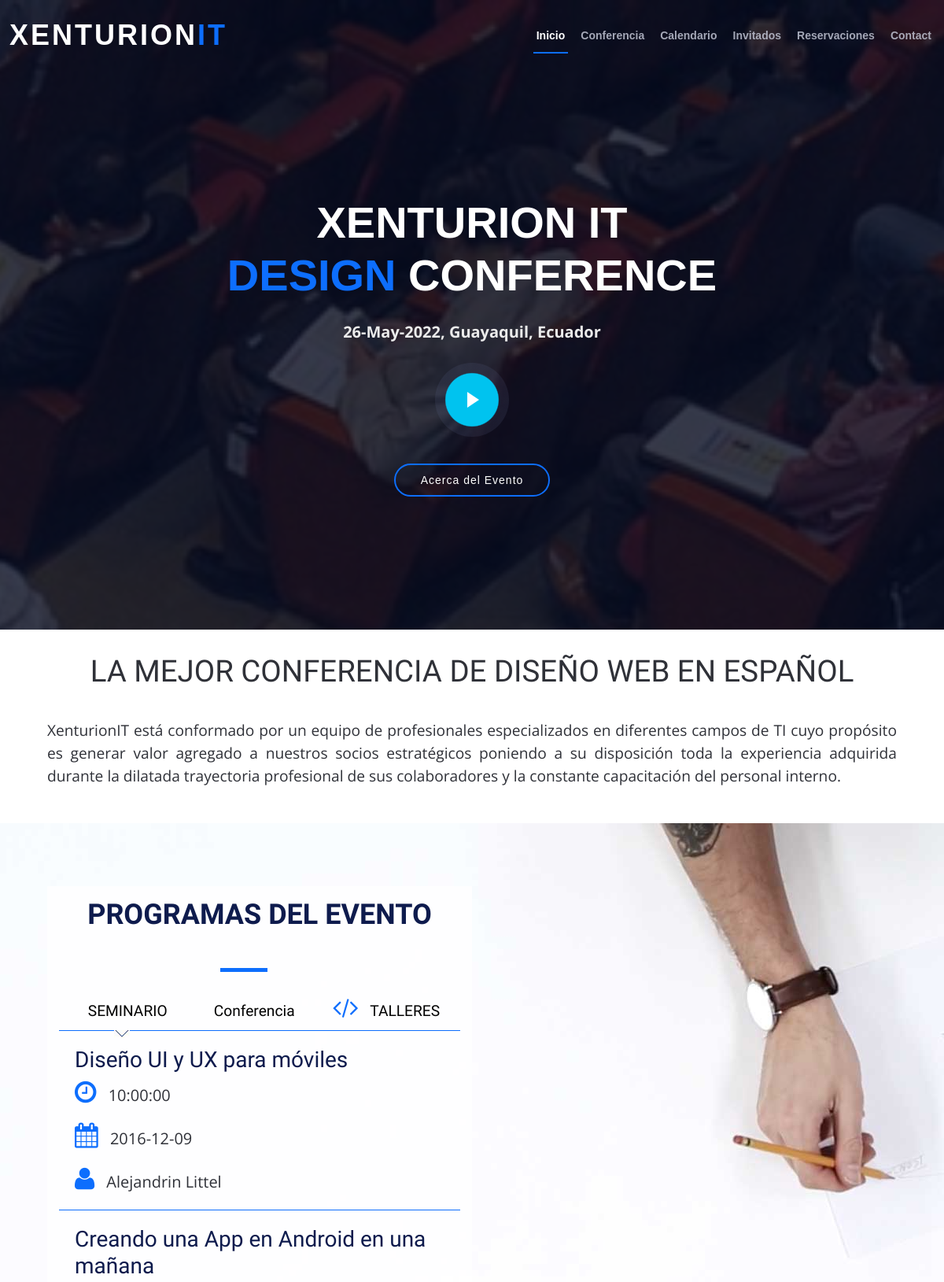
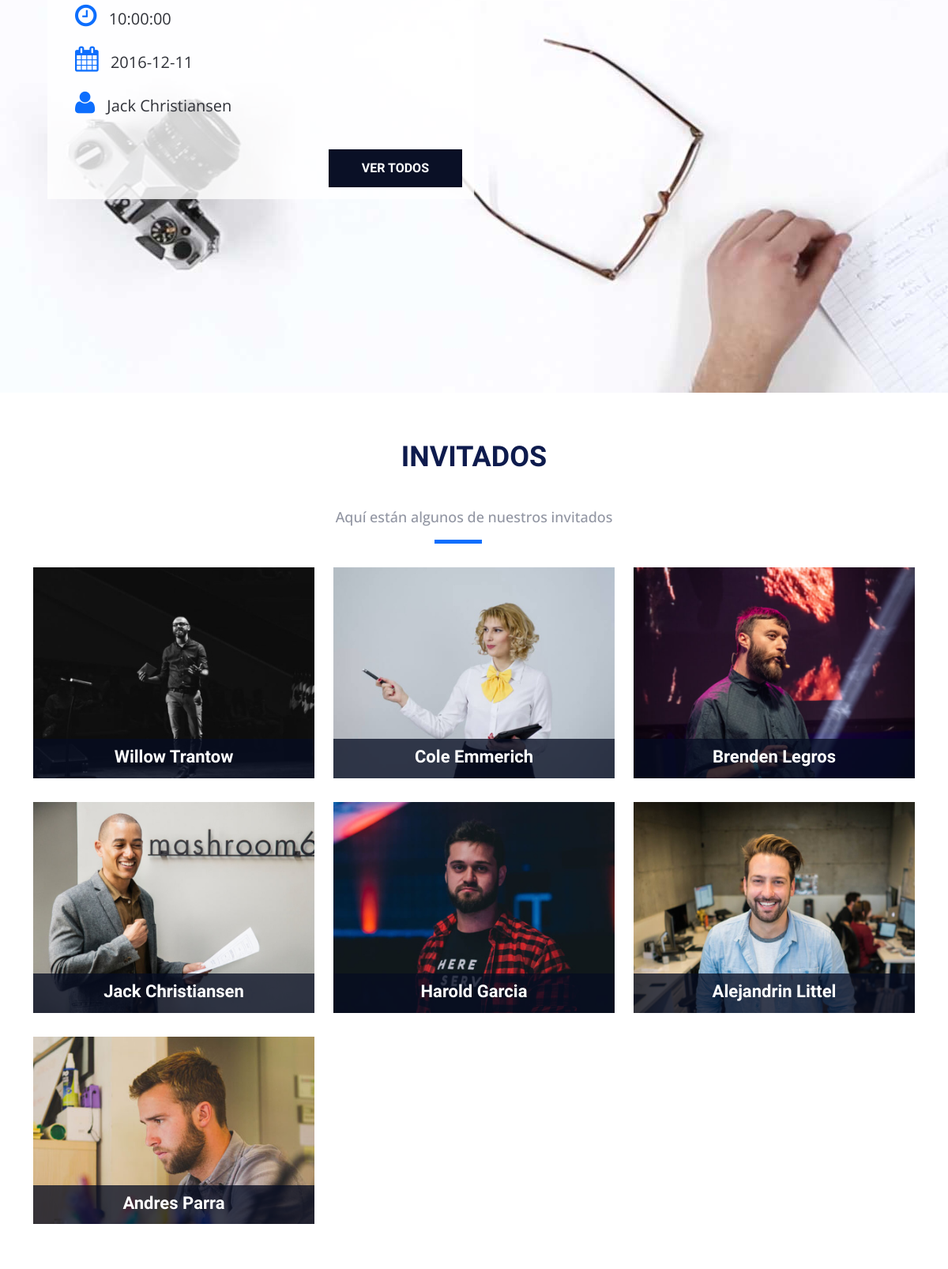
The page / (upper part) on the database its author committed (2 pictures, top to bottom).
### tables this page shows
CREATE TABLE `categoria_evento` (
                                    `id_categoria` tinyint(10) NOT NULL AUTO_INCREMENT,
                                    `cat_evento` varchar(50) NOT NULL,
                                    `icono` varchar(15) NOT NULL,
                                    `actualizado` datetime NOT NULL,
                                    `estado_categoria` tinyint(1) DEFAULT NULL,
                                    PRIMARY KEY (`id_categoria`)
);

CREATE TABLE `eventos` (
                           `evento_id` tinyint(10) NOT NULL AUTO_INCREMENT,
                           `nombre_evento` varchar(60) NOT NULL,
                           `fecha_evento` date NOT NULL,
                           `hora_evento` varchar(10) NOT NULL,
                           `cupo` int(11) DEFAULT NULL,
                           `id_cat_evento` tinyint(10) NOT NULL,
                           `id_inv` tinyint(4) NOT NULL,
                           `clave` varchar(10) NOT NULL,
                           `fecha_creado` datetime DEFAULT NULL,
                           `fecha_editado` date DEFAULT NULL,
                           `estado_evento` tinyint(1) DEFAULT NULL,
                           PRIMARY KEY (`evento_id`),
                           KEY `id_cat_evento` (`id_cat_evento`),
                           KEY `id_inv` (`id_inv`),
                           CONSTRAINT `eventos_ibfk_1` FOREIGN KEY (`id_cat_evento`) REFERENCES `categoria_evento` (`id_categoria`),
                           CONSTRAINT `eventos_ibfk_2` FOREIGN KEY (`id_inv`) REFERENCES `invitados` (`invitado_id`)
);

CREATE TABLE `invitados` (
                             `invitado_id` tinyint(4) NOT NULL AUTO_INCREMENT,
                             `nombre_invitado` varchar(30) NOT NULL,
                             `apellido_invitado` varchar(30) NOT NULL,
                             `descripcion` text NOT NULL,
                             `url_imagen` varchar(50) NOT NULL,
                             `editado` datetime NOT NULL,
                             `url_facebook` varchar(200) DEFAULT NULL,
                             `url_twitter` varchar(200) DEFAULT NULL,
                             `url_instagram` varchar(200) DEFAULT NULL,
                             `estado_invitado` tinyint(1) DEFAULT NULL,
                             PRIMARY KEY (`invitado_id`)
);

### index.php (the view, shortened to what this page needs)
<?php include_once 'includes/templates/header.php'; ?>
<section class="seccion contenedor">
    <h2>La mejor conferencia de diseño web en español</h2>
    <p style="text-align: justify;">
        XenturionIT está conformado por un equipo de profesionales especializados en diferentes campos de TI cuyo
        propósito es generar valor agregado a nuestros socios estratégicos poniendo a su disposición toda la experiencia
        adquirida durante la dilatada trayectoria profesional de sus colaboradores y la constante capacitación del
        personal interno.
    </p>
</section>
<section class="programa">
    <div class="contenedor-video">
        <video autoplay loop muted poster="img/bg-talleres.jpg">
            <source src="video/video.mp4" type="video/mp4">
            <source src="video/video.webm" type="video/webm">
            <source src="video/video.ogv" type="video/ogg">
        </video>
    </div>
    <div class="contenido-programa">
        <div class="contenedor">
            <div class="programa-evento">
                <div class="section-header">
                    <h2>Programas del Evento</h2>
                </div>
                <?php
                try {
                    require_once('includes/funciones/bd_conexion.php');
                    $sql = "SELECT * FROM `categoria_evento` where estado_categoria = 1";
                    $resultado = $conn->query($sql);
                } catch (Exception $e) {
                    $error = $e->getMessage();
                }
                ?>
                <nav class="menu-programa">
                    <?php while ($cat = $resultado->fetch_array(MYSQLI_ASSOC)) { ?>
                        <?php $categoria = $cat['cat_evento']; ?>
                        <a href="#<?php echo strtolower($categoria) ?>">
                            <i class="fa <?php echo $cat['icono'] ?>" aria-hidden="true"></i> <?php echo $categoria ?>
                        </a>
                    <?php } ?>
                </nav>
                <?php
                try {
                    $sql = "SELECT `evento_id`, `nombre_evento`, `fecha_evento`, `hora_evento`, `cat_evento`, `nombre_invitado`, `apellido_invitado`, `estado_evento` ";
                    $sql .= "FROM `eventos` ";
                    $sql .= "INNER JOIN `categoria_evento` ";
                    $sql .= "ON eventos.id_cat_evento=categoria_evento.id_categoria ";
                    $sql .= "INNER JOIN `invitados` ";
                    $sql .= "ON eventos.id_inv=invitados.invitado_id ";
                    $sql .= "AND eventos.id_cat_evento = 1 ";
                    $sql .= "WHERE estado_evento = 1  ORDER BY `evento_id` LIMIT 2;";
                    $sql .= "SELECT `evento_id`, `nombre_evento`, `fecha_evento`, `hora_evento`, `cat_evento`, `nombre_invitado`, `apellido_invitado`,`estado_evento` ";
                    $sql .= "FROM `eventos` ";
                    $sql .= "INNER JOIN `categoria_evento` ";
                    $sql .= "ON eventos.id_cat_evento=categoria_evento.id_categoria ";
                    $sql .= "INNER JOIN `invitados` ";
                    $sql .= "ON eventos.id_inv=invitados.invitado_id ";
                    $sql .= "AND eventos.id_cat_evento = 2 ";
                    $sql .= "WHERE estado_evento = 1  ORDER BY `evento_id` LIMIT 2;";
                    $sql .= "SELECT `evento_id`, `nombre_evento`, `fecha_evento`, `hora_evento`, `cat_evento`, `nombre_invitado`, `apellido_invitado`, `estado_evento` ";
                    $sql .= "FROM `eventos` ";
                    $sql .= "INNER JOIN `categoria_evento` ";
                    $sql .= "ON eventos.id_cat_evento=categoria_evento.id_categoria ";
                    $sql .= "INNER JOIN `invitados` ";
                    $sql .= "ON eventos.id_inv=invitados.invitado_id ";
                    $sql .= "AND eventos.id_cat_evento = 3 ";
                    $sql .= "WHERE estado_evento = 1 ORDER BY `evento_id` LIMIT 2;";
                } catch (Exception $e) {
                    $error = $e->getMessage();
                }
                ?>
                <?php $conn->multi_query($sql); ?>
                <?php
                do {
                    $resultado = $conn->store_result();
                    $row = $resultado->fetch_all(MYSQLI_ASSOC); ?>
                    <?php $i = 0; ?>
                    <?php foreach ($row as $evento): ?>
                        <?php if ($i % 2 == 0) { ?>
                            <div id="<?php echo strtolower($evento['cat_evento']) ?>" class="info-curso ocultar clearfix">
                        <?php } ?>
                        <div class="detalle-evento">
                            <h3><?php echo html_entity_decode($evento['nombre_evento']) ?></h3>
                            <p><i class="fa fa-clock-o" aria-hidden="true"></i> <?php echo $evento['hora_evento']; ?>
                            </p>
                            <p><i class="fa fa-calendar" aria-hidden="true"></i> <?php echo $evento['fecha_evento']; ?>
                            </p>
                            <p><i class="fa fa-user"
                                  aria-hidden="true"></i> <?php echo $evento['nombre_invitado'] . " " . $evento['apellido_invitado']; ?>
                            </p>
                        </div>
                        <?php if ($i % 2 == 1): ?>
                            <a href="calendario.php" class="button float-right">Ver todos</a>
                            </div>
                        <?php endif; ?>
                        <?php $i++; ?>
                    <?php endforeach; ?>
                <?php } while ($conn->more_results() && $conn->next_result()); ?>
            </div>
        </div>
    </div>
</section>
<?php include_once 'includes/templates/invitados.php'; ?>
<?php include_once 'includes/templates/footer.php'; ?>

### includes/templates/invitados.php (shortened to what this page needs)
<?php
try {
    require_once('includes/funciones/bd_conexion.php');
    $sql = "SELECT * FROM `invitados` WHERE estado_invitado = 1 ";
    $resultado = $conn->query($sql);
} catch (Exception $e) {
    $error = $e->getMessage();
}
?>
<section id="speakers">
    <div class="container" data-aos="fade-up">
        <div class="section-header">
            <h2>Invitados</h2>
            <p>Aquí están algunos de nuestros invitados</p>
        </div>
        <div class="row">
            <?php while ($invitados = $resultado->fetch_assoc()) { ?>
                <div class="col-lg-4 col-md-6">
                    <div class="speaker" data-aos="fade-up" data-aos-delay="100">
                        <img src="img/invitados/<?php echo $invitados['url_imagen'] ?>" alt="<?php echo $invitados['nombre_invitado'] ?>" class="img-fluid">
                        <div class="details">
                            <h3><a href="speaker-details.html"><?php echo $invitados['nombre_invitado'] . " " . $invitados['apellido_invitado'] ?></a></h3>
                            <div class="social">
                                <?php if(($invitados['url_facebook'])){?>
                                    <a href="<?php echo $invitados['url_facebook'];?>"><i class="bi bi-facebook"></i></a>
                                <?php }?>
                                <?php if(($invitados['url_twitter'])){?>
                                    <a href="<?php echo $invitados['url_twitter'];?>"><i class="bi bi-twitter"></i></a>
                                <?php }?>
                                <?php if(($invitados['url_instagram'])){?>
                                    <a href="<?php echo $invitados['url_instagram'];?>"><i class="bi bi-instagram"></i></a>
                                <?php }?>
                            </div>
                        </div>
                    </div>
                </div>
            <?php } ?>
        </div>
    </div>
</section>

### css/contact.css (style rules this page uses)
* { margin: 0; padding: 0; box-sizing: border-box; }
body, input, textarea { font-family: "Poppins", sans-serif; }

### css/main.css (style rules this page uses)
html { color: #222; font-size: 1em; line-height: 1.4; }
audio, canvas, img, svg, video { vertical-align: middle; }
html { box-sizing: border-box; }
*,*:before,*:after { box-sizing: inherit; }
body { background-color: #f2f2f2; font-family: 'Open Sans', sans-serif; }
.contenedor { width: 98%; margin:0 auto; }
@media only screen and (min-width:480px) { .contenedor { width: 95%; } }
@media only screen and (min-width:768px) { .contenedor { width: 90%; } }
@media only screen and (min-width:992px) { .contenedor { width: 90%; max-width: 1100px; } }
.seccion { padding: 30px 0; }
.seccion p { font-size: 1.2em; text-align: center; }
h2 { font-family: 'Oswald', sans-serif; font-size: 2.4em; text-transform: uppercase; text-align: center; }
h2::after { content: ''; margin: 0 auto; height: 30px; width: 100px; display: block; }
h3 { color: #0e1b4d;; font-family: 'PT Sans', sans-serif; }
.button { background-color: rgba(6, 12, 34, 0.98); padding: 10px 40px; color: #ffffff; text-transform: uppercase; font-weight: bold;font-family: 'Oswald', sans-serif; text-decoration: none; font-size: 1em; margin-top: 20px; display: inline-block; transition: all .3s ease; border: 2px solid rgba(6, 12, 34, 0.98); }
.float-right { float: right; }
section.programa { position: relative; }
div.contenedor-video { max-width: 100%; overflow-x: hidden; }
div.contenido-programa { position: absolute; top: 0; left: 0; height: 100%; width: 100%; }
div.programa-evento { background-color: rgba(255, 255, 255, .8); padding: 15px; margin-top: 80px; }
@media only screen and (min-width:768px) { div.programa-evento { width: 70%; } }
@media only screen and (min-width:992px) { div.programa-evento { width: 50%; } }
nav.menu-programa { width: 100%; }
@media only screen and (min-width:768px) { nav.menu-programa { display: table; } }
nav.menu-programa a { display: block; text-align: center; color: #000000; text-decoration: none; font-family: 'Oswald', sans-serif; margin-bottom: 10px; font-size: 1.2em; position: relative; padding-bottom: 10px; border-bottom: 1px solid #0d6efd;; }
nav.menu-programa a.activo::after { position: absolute; content: ''; left:0; right:0; margin-left: auto; margin-right: auto; height: 20px; width: 30px; background-image: url('../img/talleres-flecha.jpg'); background-position: top center; background-repeat: no-repeat; bottom: -20px; }
@media only screen and (min-width:768px) { nav.menu-programa a { display: table-cell; } }
nav.menu-programa a i, div.detalle-evento p i { color: #0d6efd;; font-size: 1.6em; margin-right: 10px; }
div.ocultar { display: none; }
div.detalle-evento { margin-top: 20px; border-bottom: 1px solid #0d6efd;; padding: 0 20px; }
div.detalle-evento:nth-child(2) { border:none; }
div.detalle-evento p { margin-bottom: 20px; font-size: 20px; }
.clearfix:before, .clearfix:after { content: " "; display: table; }
.clearfix:after { clear: both; }

### css/styles.css (style rules this page uses)
body { background: #fff; color: #2f3138; font-family: "Open Sans", sans-serif; }
a { color: #0d6efd; text-decoration: none; transition: 0.5s; }
.section-header { margin-bottom: 30px; position: relative; padding-bottom: 10px; width: 100%; }
.section-header::before { content: ""; position: absolute; display: block; width: 60px; height: 5px; background: #0d6efd; bottom: 0; left: calc(50% - 50px); }
.section-header h2 { font-size: 36px; text-transform: uppercase; text-align: center; font-weight: 700; margin-bottom: 10px; color: #0e1b4d; }
.section-header p { text-align: center; margin: 0; font-size: 18px; font-weight: 500; color: #9195a2; padding-bottom: 10px; }
#speakers { padding: 60px 0 30px 0; }
#speakers .speaker { position: relative; overflow: hidden; margin-bottom: 30px; }
#speakers .speaker .details { background: rgba(6, 12, 34, 0.76); position: absolute; left: 0; bottom: -40px; right: 0; text-align: center; padding-top: 10px; padding-bottom: 3px; transition: all 300ms cubic-bezier(0.645, 0.045, 0.355, 1); }
#speakers .speaker .details h3 { color: #fff; font-size: 22px; font-weight: 600; margin-bottom: 5px; }
#speakers .speaker .details .social { height: 40px; }
#speakers .speaker .details .social i { line-height: 0; margin: 0 2px; }
#speakers .speaker .details a { color: #fff; }

### rows shown on the page
categoria_evento: cat_evento "SEMINARIO"
categoria_evento: cat_evento "Conferencia"
categoria_evento: cat_evento "TALLERES"
eventos: nombre_evento "Diseño UI y UX para móviles", hora_evento "10:00:00", fecha_evento "2016-12-09", id_inv.nombre_invitado "Alejandrin", id_inv.apellido_invitado "Littel"
eventos: nombre_evento "Creando una App en Android en una mañana", hora_evento "10:00:00", fecha_evento "2016-12-11", id_inv.nombre_invitado "Jack", id_inv.apellido_invitado "Christiansen", shows "VER TODOS"
invitados: url_imagen (picture), nombre_invitado "Willow", apellido_invitado "Trantow"
invitados: url_imagen (picture), nombre_invitado "Cole", apellido_invitado "Emmerich"
invitados: url_imagen (picture), nombre_invitado "Brenden", apellido_invitado "Legros"
invitados: url_imagen (picture), nombre_invitado "Jack", apellido_invitado "Christiansen"
invitados: url_imagen (picture), nombre_invitado "Harold", apellido_invitado "Garcia"
invitados: url_imagen (picture), nombre_invitado "Alejandrin", apellido_invitado "Littel"
invitados: url_imagen (picture), nombre_invitado "Andres", apellido_invitado "Parra"
